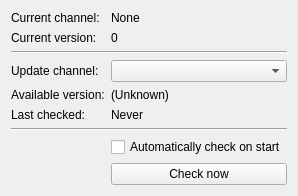
     <widget class="QWidget" name="update">
      <layout class="QFormLayout" name="formLayout_11">
       <item row="0" column="0">
        <widget class="QLabel" name="label_46">
         <property name="text">
          <string>Current channel:</string>
         </property>
        </widget>
       </item>
       <item row="0" column="1">
        <widget class="QLabel" name="currentChannel">
         <property name="text">
          <string notr="true">None</string>
         </property>
        </widget>
       </item>
       <item row="1" column="0">
        <widget class="QLabel" name="label_50">
         <property name="text">
          <string>Current version:</string>
         </property>
        </widget>
       </item>
       <item row="1" column="1">
        <widget class="QLabel" name="currentVersion">
         <property name="text">
          <string notr="true">0</string>
         </property>
         <property name="textInteractionFlags">
          <set>Qt::LinksAccessibleByMouse|Qt::TextSelectableByKeyboard|Qt::TextSelectableByMouse</set>
         </property>
        </widget>
       </item>
       <item row="2" column="0" colspan="2">
        <widget class="Line" name="line_20">
         <property name="orientation">
          <enum>Qt::Horizontal</enum>
         </property>
        </widget>
       </item>
       <item row="3" column="0">
        <widget class="QLabel" name="label_45">
         <property name="text">
          <string>Update channel:</string>
         </property>
        </widget>
       </item>
       <item row="3" column="1">
        <widget class="QComboBox" name="updateChannel"/>
       </item>
       <item row="4" column="0">
        <widget class="QLabel" name="label_44">
         <property name="text">
          <string>Available version:</string>
         </property>
        </widget>
       </item>
       <item row="4" column="1">
        <widget class="QLabel" name="availVersion">
         <property name="text">
          <string>(Unknown)</string>
         </property>
         <property name="textInteractionFlags">
          <set>Qt::LinksAccessibleByMouse|Qt::TextSelectableByKeyboard|Qt::TextSelectableByMouse</set>
         </property>
        </widget>
       </item>
       <item row="5" column="0">
        <widget class="QLabel" name="label_49">
         <property name="text">
          <string>Last checked:</string>
         </property>
        </widget>
       </item>
       <item row="5" column="1">
        <widget class="QLabel" name="lastChecked">
         <property name="text">
          <string notr="true">Never</string>
         </property>
        </widget>
       </item>
       <item row="6" column="0" colspan="2">
        <widget class="Line" name="line_11">
         <property name="orientation">
          <enum>Qt::Horizontal</enum>
         </property>
        </widget>
       </item>
       <item row="7" column="1">
        <widget class="QCheckBox" name="updateAutoCheck">
         <property name="text">
          <string>Automatically check on start</string>
         </property>
        </widget>
       </item>
       <item row="8" column="1">
        <widget class="QPushButton" name="checkUpdate">
         <property name="text">
          <string>Check now</string>
         </property>
        </widget>
       </item>
      </layout>
     </widget>
